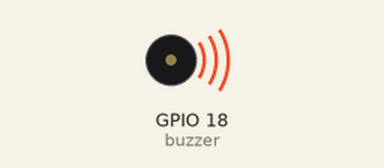
Recording of a program running on a simulated ESP32 board running MicroPython. Parts: buzzer (waves = sounding). Wiring (from the project's diagram.json): buzzer on GPIO 18. What the program prints to the serial console is not drawn.

Above: at 0.5 s.
Timing chart, 0 to 4.6 s (numbered marks = the images above):
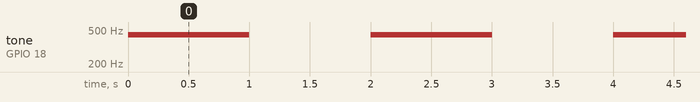

Measured:
- by itself, tone on GPIO 18 (buzzer): alternates 440 Hz for 1.0 s and silent for 1.0 s

The program:

main.py
```python
from machine import PWM, Pin
from time import ticks_ms, ticks_diff, sleep_ms

buzzer = PWM(Pin(18), freq=440, duty_u16=0)
sounding = True
try:
    buzzer.duty_u16(32768)  # Circa 50%.
    print('TONE=440')
    last_change = ticks_ms()
    while True:
        now = ticks_ms()
        if ticks_diff(now, last_change) >= 1000:
            last_change = now
            sounding = not sounding
            buzzer.duty_u16(32768 if sounding else 0)
            print('TONE=440' if sounding else 'TONE=0')
        sleep_ms(1)
finally:
    buzzer.deinit()  # Anche quando Ctrl+C interrompe il programma.
```
